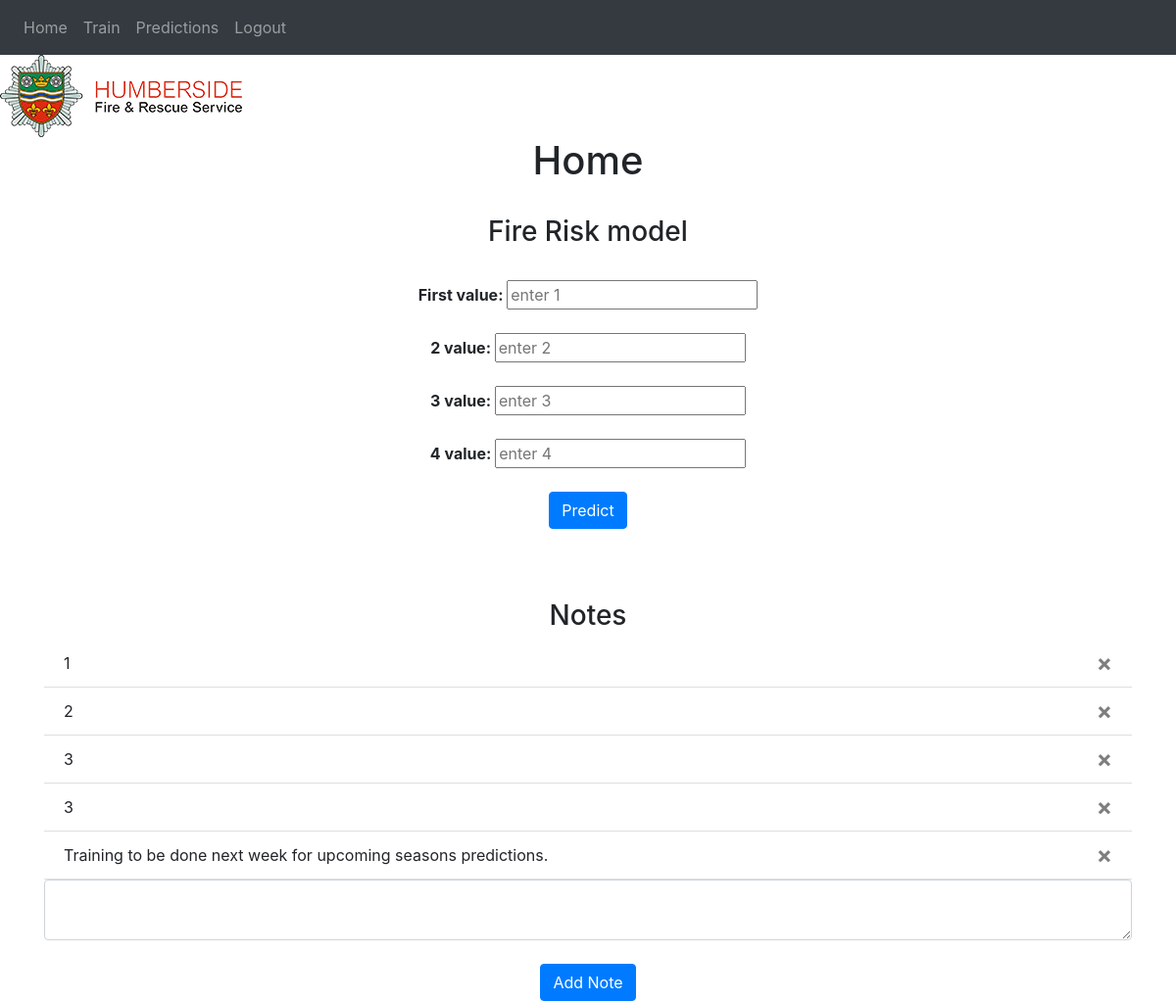
Page / (signed in) on the committed database.
### website/models.py (models this page shows)
class Note(db.Model):
    id = db.Column(db.Integer, primary_key=True)
    data = db.Column(db.String(10000))
    date = db.Column(db.DateTime(timezone=True), default=func.now())
    user_id = db.Column(db.Integer, db.ForeignKey('user.id'))

### website/views.py (the view, shortened to what this page needs)
@views.route('/', methods=['GET', 'POST'])
@login_required #must be logged in to access page
def home():
    return render_template("home.html", user=current_user)

### website/__init__.py (called while the page is built)
def create_app():
    app = Flask(__name__)
    app.config['SECRET_KEY'] = 'HFRS2021'
    app.config['SQLALCHEMY_DATABASE_URI'] = f'sqlite:///{DB_NAME}'
    app.config['MYSQL_HOST'] = db['mysql_host']
    app.config['MYSQL_USER'] = db['mysql_user']
    app.config['MYSQL_PASSWORD'] = db['mysql_password']
    app.config['MYSQL_DB'] = db['mysql_db']
    db.init_app(app)
    from .views import views
    from .auth import auth
    app.register_blueprint(views, url_prefix='/')
    app.register_blueprint(auth, url_prefix='/')
    from .models import User, Note, Predictions
    create_database(app)
    login_manager = LoginManager()
    login_manager.login_view = 'auth.login'
    login_manager.init_app(app)
    parseCSV()
    @login_manager.user_loader
    def load_user(id):
        return User.query.get(int(id)) #looks for primary key in db
    return app

### website/templates/home.html (shortened to what this page needs)
{% extends "base.html" %}
    {% block content %}
        <h1 align ="center">Home</h1>
        <br>
        <h3 align="center">Fire Risk model</h3>
        <br>
            <div align="center">
                <form method="POST">
                    <b> First value: <input type="text", name='a', placeholder="enter 1"> <br>
                    <br> 2 value: <input type="text", name='b', placeholder="enter 2"> <br>
                    <br> 3 value: <input type="text", name='c', placeholder="enter 3"> <br>
                    <br> 4 value: <input type="text", name='d', placeholder="enter 4"> <br></b>
                </form>
                <br>
                <a href="/train"><button type=button class="btn btn-primary">Predict</button></a>
            </div>
        <br>
        <br>
        <br>
        <h3 align="center">Notes</h3>
        <ul class="list-group list-group-flush" id="notes">
            {% for note in user.notes %}
            <li class="list-group-item">{{ note.data }}
                <button type="button" class="close" onClick="deleteNote({{ note.id }})">
                    <span aria-hidden="true">&times;</span>
                </button>
            </li>
            {% endfor %}
        </ul>
        <form method="POST">
            <textarea name="note" id="note" class="form-control"></textarea>
            <br>
            <div align="center">
                <button type="submit" class="btn btn-primary">Add Note</button>
            </div>
        </form>
    {% endblock %}

### rows in the picture
Note: data "1"
Note: data "2"
Note: data "3"
Note: data "3"
Note: data "Training to be done next week for upcoming seasons predictions."
